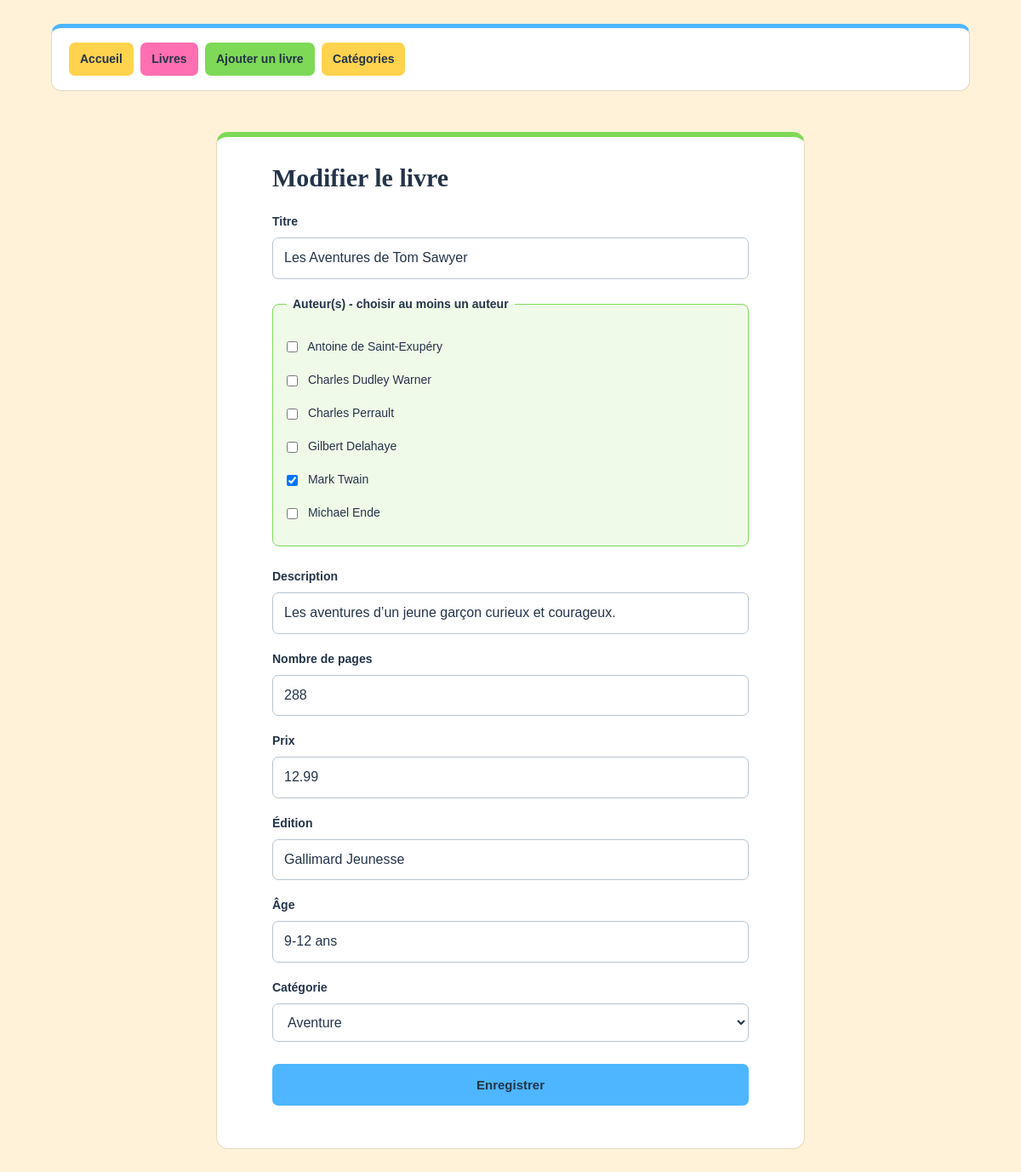
The app's page /book-edit.php?id=1 with its own data.
### tables this page shows
CREATE TABLE `book` (
  `id` int NOT NULL AUTO_INCREMENT,
  `title` varchar(150) NOT NULL,
  `description` text,
  `page_count` int DEFAULT NULL,
  `price` decimal(10,2) NOT NULL,
  `edition` varchar(100) DEFAULT NULL,
  `age_group` varchar(50) DEFAULT NULL,
  `category_id` int NOT NULL,
  PRIMARY KEY (`id`),
  KEY `category_id` (`category_id`),
  CONSTRAINT `book_ibfk_1` FOREIGN KEY (`category_id`) REFERENCES `category` (`id`)
);

CREATE TABLE `author` (
  `id` int NOT NULL AUTO_INCREMENT,
  `name` varchar(100) NOT NULL,
  `country` varchar(100) DEFAULT NULL,
  `birth_year` int DEFAULT NULL,
  `biography` text,
  PRIMARY KEY (`id`)
);

CREATE TABLE `category` (
  `id` int NOT NULL AUTO_INCREMENT,
  `name` varchar(100) NOT NULL,
  `description` text,
  PRIMARY KEY (`id`)
);

### Classe/CRUD.php (called while the page is built, shortened)
<?php
class CRUD extends PDO {
    public function select(string $table, $field = "id", $order = "ASC"):array{
        $sql = "SELECT * FROM $table ORDER BY $field $order";
        $stmt = $this->query($sql);
        return $stmt->fetchAll();
    }
    public function selectId(string $table, int|string $value, $field = 'id'):bool|array{
        $sql = "SELECT * FROM $table WHERE $field = :$field";
        $stmt = $this->prepare($sql);
        $stmt->bindValue(":$field", $value);
        $stmt->execute();
        $count = $stmt->rowCount();
        if($count == 1){
            return $stmt->fetch();
        }else{
            return false;
        }
    }
}

### Classe/Book.php (called while the page is built, shortened)
<?php
require_once('Classe/CRUD.php');
class Book extends CRUD {
    protected string $table = 'book';
    public function find(int|string $id):array|bool{
        return $this->selectId($this->table, $id);
    }
    public function authors(int $id):array{
        $authors = $this->select('author', 'name');
        $relations = $this->select('book_author', 'book_id');
        $bookAuthors = array();
        foreach($authors as $author){
            foreach($relations as $relation){
                if($relation['book_id'] == $id && $relation['author_id'] == $author['id']){
                    $bookAuthors[] = $author;
                }
            }
        }
        return $bookAuthors;
    }
}

### Classe/Author.php (called while the page is built)
<?php
require_once('Classe/CRUD.php');
class Author extends CRUD {
    protected string $table = 'author';
    public function all():array{
        return $this->select($this->table, 'name');
    }
}

### Classe/Category.php (called while the page is built)
<?php
require_once('Classe/CRUD.php');
class Category extends CRUD {
    protected string $table = 'category';
    public function all():array{
        return $this->select($this->table, 'name');
    }
}

### book-edit.php (the view, shortened to what this page needs)
<?php
$id = filter_var($_GET['id'] ?? null, FILTER_VALIDATE_INT, ['options' => ['min_range' => 1]]);
require_once('Classe/Book.php');
$crud = new Book;
$book = $crud->find($id);
if($book){
    extract($book);
}else{
    header('location:book-index.php');
    die();
}
require_once('Classe/Category.php');
require_once('Classe/Author.php');
$categoryModel = new Category;
$categories = $categoryModel->all();
$authorModel = new Author;
$authors = $authorModel->all();
$selectedAuthors = $crud->authors($id);
?>
<!DOCTYPE html>
<html lang="fr">
<head>
    <link rel="stylesheet" href="css/style.css">
</head>
<body>
    <?php require_once('includes/nav.php'); ?>
    <div class="container">
        <form action="book-update.php" method="post">
            <h2>Modifier le livre</h2>
            <label>Titre
                <input type="text" name="title" required maxlength="150" value="<?= htmlspecialchars($title, ENT_QUOTES, 'UTF-8'); ?>">
            </label>
            <fieldset>
                <legend>Auteur(s) - choisir au moins un auteur</legend>
                <?php foreach($authors as $author){ ?>
                    <label>
                        <input type="checkbox" name="authors[]" value="<?= $author['id']; ?>"
                            <?php foreach($selectedAuthors as $selectedAuthor){
                                if($author['id'] == $selectedAuthor['id']){
                                    echo 'checked';
                                }
                            } ?>>
                        <?= htmlspecialchars($author['name'], ENT_QUOTES, 'UTF-8'); ?>
                    </label>
                <?php } ?>
            </fieldset>
            <label>Description
                <input type="text" name="description" value="<?= htmlspecialchars('' . $description, ENT_QUOTES, 'UTF-8'); ?>">
            </label>
            <label>Nombre de pages
                <input type="number" name="page_count" min="1" max="2147483647" value="<?= $page_count; ?>">
            </label>
            <label>Prix
                <input type="number" step="0.01" name="price" required min="0" max="99999999.99" value="<?= $price; ?>">
            </label>
            <label>Édition
                <input type="text" name="edition" maxlength="100" value="<?= htmlspecialchars('' . $edition, ENT_QUOTES, 'UTF-8'); ?>">
            </label>
            <label>Âge
                <input type="text" name="age_group" maxlength="50" value="<?= htmlspecialchars('' . $age_group, ENT_QUOTES, 'UTF-8'); ?>">
            </label>
            <label>Catégorie
                <select name="category_id">
                    <?php foreach($categories as $category){ ?>
                        <option
                            value="<?= $category['id']; ?>"
                            <?php if($category['id'] == $category_id){ echo 'selected'; } ?>>
                            <?= htmlspecialchars($category['name'], ENT_QUOTES, 'UTF-8'); ?>
                        </option>
                    <?php } ?>
                </select>
            </label>
            <input type="submit" class="btn" value="Enregistrer">
        </form>
    </div>
</body>
</html>

### css/style.css (style rules this page uses)
body { margin: 0 auto; padding: 28px 5% 64px; max-width: 1240px; background-color: #FFF2D9; color: #243449; font-family: Arial, Helvetica, sans-serif; font-size: 16px; line-height: 1.65; }
h1, h2 { margin: 0 0 22px; color: #243449; font-family: Georgia, 'Times New Roman', serif; font-weight: bold; line-height: 1.2; }
h2 { font-size: 30px; }
.container { width: 86%; max-width: 560px; margin: 0 auto; padding: 30px 6%; border: 1px solid #e5d8bf; border-top: 6px solid #7ED957; border-radius: 14px; background-color: #ffffff; overflow-wrap: break-word; }
label { display: block; margin-bottom: 18px; color: #243449; font-size: 14px; font-weight: bold; }
input, select { width: 100%; box-sizing: border-box; margin-top: 7px; padding: 12px 13px; border: 1px solid #b7c4cf; border-radius: 7px; background-color: #ffffff; color: #243449; font-family: Arial, Helvetica, sans-serif; font-size: 16px; line-height: 1.4; }
fieldset { margin: 0 0 24px; padding: 16px; border: 1px solid #7ED957; border-radius: 8px; background-color: #f0fae9; }
legend { padding: 0 7px; color: #243449; font-size: 14px; font-weight: bold; }
fieldset label { margin: 6px 0; padding: 5px 0; font-weight: normal; }
input[type="checkbox"] { width: auto; margin: 0 8px 0 0; vertical-align: middle; }
.btn { display: inline-block; margin: 8px 0 20px; padding: 12px 22px; border: 2px solid #4DB6FF; border-radius: 7px; background-color: #4DB6FF; color: #243449; font-family: Arial, Helvetica, sans-serif; font-size: 15px; font-weight: bold; line-height: 1.4; text-align: center; text-decoration: none; cursor: pointer; transition: background-color 0.2s ease; }

### records on screen
book: title "Les Aventures de Tom Sawyer", description "Les aventures d’un jeune garçon curieux et courageux.", page_count "288", price "12.99", edition "Gallimard Jeunesse", age_group "9-12 ans", category_id "Aventure"
author: name "Antoine de Saint-Exupéry"
author: name "Charles Dudley Warner"
author: name "Charles Perrault"
author: name "Gilbert Delahaye"
author: id "☑", name "Mark Twain"
author: name "Michael Ende"
